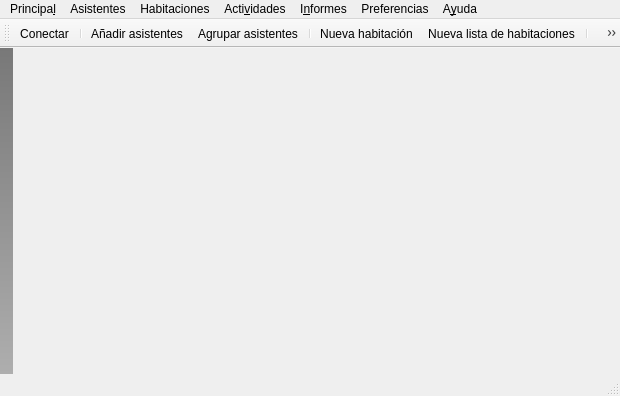
<?xml version="1.0" encoding="UTF-8"?>
<ui version="4.0">
 <class>MainWindow</class>
 <widget class="QMainWindow" name="MainWindow">
  <property name="geometry">
   <rect>
    <x>0</x>
    <y>0</y>
    <width>620</width>
    <height>396</height>
   </rect>
  </property>
  <property name="windowTitle">
   <string>MyAcolite</string>
  </property>
  <property name="windowIcon">
   <iconset resource="myResources.qrc">
    <normaloff>:/iconos/MyAcolito/iconoApp</normaloff>:/iconos/MyAcolito/iconoApp</iconset>
  </property>
  <widget class="QWidget" name="centralWidget">
   <layout class="QVBoxLayout" name="verticalLayout">
    <item>
     <widget class="SlidingStackedWidget" name="stackedWidget"/>
    </item>
   </layout>
  </widget>
  <widget class="QMenuBar" name="menuBar">
   <property name="geometry">
    <rect>
     <x>0</x>
     <y>0</y>
     <width>620</width>
     <height>28</height>
    </rect>
   </property>
   <widget class="QMenu" name="menuPrincipal">
    <property name="title">
     <string>Principa&amp;l</string>
    </property>
    <addaction name="actionConectar"/>
    <addaction name="separator"/>
    <addaction name="actionSalir"/>
   </widget>
   <widget class="QMenu" name="menuPreferencias">
    <property name="title">
     <string>Preferencias</string>
    </property>
    <addaction name="actionOpciones"/>
   </widget>
   <widget class="QMenu" name="menuAsistentes">
    <property name="title">
     <string>Asistentes</string>
    </property>
    <addaction name="actionA_adir_asistentes"/>
    <addaction name="actionAgrupar_asistentes"/>
    <addaction name="separator"/>
    <addaction name="actionCategorias_de_asistentes"/>
   </widget>
   <widget class="QMenu" name="menuHabitaciones">
    <property name="title">
     <string>Habitaciones</string>
    </property>
    <addaction name="actionNueva_habitaci_n"/>
    <addaction name="actionNueva_lista_de_habitaciones"/>
    <addaction name="separator"/>
    <addaction name="actionTipos_de_habitaciones"/>
   </widget>
   <widget class="QMenu" name="menuActividades">
    <property name="title">
     <string>Acti&amp;vidades</string>
    </property>
    <addaction name="actionNueva_actividad"/>
    <addaction name="actionImprimir_actividades_por_dias"/>
    <addaction name="separator"/>
    <addaction name="actionTipos_de_actividad"/>
    <addaction name="actionLocalizaciones"/>
    <addaction name="separator"/>
    <addaction name="actionProcesar_carpeta_de_actividades"/>
   </widget>
   <widget class="QMenu" name="menuInformes">
    <property name="title">
     <string>I&amp;nformes</string>
    </property>
    <widget class="QMenu" name="menuActividades_2">
     <property name="title">
      <string>A&amp;ctividades</string>
     </property>
     <addaction name="actionInforme_actividades_por_dias"/>
     <addaction name="actionResumen_por_categor_as"/>
     <addaction name="actionResumen_por_lugares"/>
    </widget>
    <widget class="QMenu" name="menuAsistentes_2">
     <property name="title">
      <string>&amp;Asistentes</string>
     </property>
     <addaction name="actionAsistentes_por_categorias"/>
    </widget>
    <addaction name="menuAsistentes_2"/>
    <addaction name="menuActividades_2"/>
   </widget>
   <widget class="QMenu" name="menuAyuda">
    <property name="title">
     <string>A&amp;yuda</string>
    </property>
    <addaction name="actionAcerca_de_Qt"/>
   </widget>
   <addaction name="menuPrincipal"/>
   <addaction name="menuAsistentes"/>
   <addaction name="menuHabitaciones"/>
   <addaction name="menuActividades"/>
   <addaction name="menuInformes"/>
   <addaction name="menuPreferencias"/>
   <addaction name="menuAyuda"/>
  </widget>
  <widget class="QToolBar" name="mainToolBar">
   <attribute name="toolBarArea">
    <enum>TopToolBarArea</enum>
   </attribute>
   <attribute name="toolBarBreak">
    <bool>false</bool>
   </attribute>
   <addaction name="actionConectar"/>
   <addaction name="separator"/>
   <addaction name="actionA_adir_asistentes"/>
   <addaction name="actionAgrupar_asistentes"/>
   <addaction name="separator"/>
   <addaction name="actionNueva_habitaci_n"/>
   <addaction name="actionNueva_lista_de_habitaciones"/>
   <addaction name="separator"/>
   <addaction name="actionNueva_actividad"/>
   <addaction name="separator"/>
   <addaction name="actionMensajes"/>
  </widget>
  <widget class="QStatusBar" name="statusBar"/>
  <widget class="QToolBar" name="acolitoToolBar">
   <property name="windowTitle">
    <string>toolBar</string>
   </property>
   <property name="styleSheet">
    <string notr="true">QToolBar
{
	background-color: qlineargradient(spread:pad, x1:0, y1:0, x2:0, y2:1, stop:0 rgba(120, 120, 120, 255), stop:1 rgba(174, 174, 174, 255));

 border-color: qlineargradient(spread:pad, x1:0, y1:0, x2:0, y2:1, stop:0 rgba(120, 120, 120, 255), stop:1 rgba(174, 174, 174, 255));
}</string>
   </property>
   <property name="movable">
    <bool>false</bool>
   </property>
   <property name="iconSize">
    <size>
     <width>48</width>
     <height>48</height>
    </size>
   </property>
   <property name="toolButtonStyle">
    <enum>Qt::ToolButtonTextUnderIcon</enum>
   </property>
   <attribute name="toolBarArea">
    <enum>LeftToolBarArea</enum>
   </attribute>
   <attribute name="toolBarBreak">
    <bool>false</bool>
   </attribute>
  </widget>
  <action name="actionConectar">
   <property name="checkable">
    <bool>true</bool>
   </property>
   <property name="icon">
    <iconset resource="myResources.qrc">
     <normaloff>:/iconos/MyAcolito/iconos/network-disconnect.png</normaloff>
     <activeon>:/iconos/MyAcolito/iconos/network-connect.png</activeon>:/iconos/MyAcolito/iconos/network-disconnect.png</iconset>
   </property>
   <property name="text">
    <string>&amp;Conectar</string>
   </property>
  </action>
  <action name="actionOpciones">
   <property name="text">
    <string>&amp;Preferencias</string>
   </property>
  </action>
  <action name="actionSalir">
   <property name="icon">
    <iconset resource="myResources.qrc">
     <normaloff>:/iconos/MyAcolito/iconoSalir</normaloff>:/iconos/MyAcolito/iconoSalir</iconset>
   </property>
   <property name="text">
    <string>&amp;Salir</string>
   </property>
   <property name="shortcut">
    <string>Ctrl+X</string>
   </property>
  </action>
  <action name="actionAccion1">
   <property name="checkable">
    <bool>true</bool>
   </property>
   <property name="icon">
    <iconset resource="../Acolitos/acolitoRC.qrc">
     <normaloff>:/acolitos/iconos/asistentes</normaloff>:/acolitos/iconos/asistentes</iconset>
   </property>
   <property name="text">
    <string>Asistentes</string>
   </property>
   <property name="toolTip">
    <string>Vista de asistentes</string>
   </property>
  </action>
  <action name="actionAccion2">
   <property name="checkable">
    <bool>true</bool>
   </property>
   <property name="icon">
    <iconset resource="../Acolitos/acolitoRC.qrc">
     <normaloff>:/acolitos/iconos/habitacion</normaloff>:/acolitos/iconos/habitacion</iconset>
   </property>
   <property name="text">
    <string>Habitaciones</string>
   </property>
   <property name="toolTip">
    <string>Vista de habitaciones y alojamiento</string>
   </property>
  </action>
  <action name="actionA_adir_asistentes">
   <property name="icon">
    <iconset resource="../Acolitos/acolitoRC.qrc">
     <normaloff>:/acolitos/iconos/addAsistentes</normaloff>:/acolitos/iconos/addAsistentes</iconset>
   </property>
   <property name="text">
    <string>&amp;Añadir asistentes</string>
   </property>
  </action>
  <action name="actionAgrupar_asistentes">
   <property name="icon">
    <iconset resource="../Acolitos/acolitoRC.qrc">
     <normaloff>:/acolitos/iconos/grupos</normaloff>:/acolitos/iconos/grupos</iconset>
   </property>
   <property name="text">
    <string>A&amp;grupar asistentes</string>
   </property>
  </action>
  <action name="actionNueva_habitaci_n">
   <property name="icon">
    <iconset resource="../Acolitos/acolitoRC.qrc">
     <normaloff>:/acolitos/iconos/nuevaHabitacion</normaloff>:/acolitos/iconos/nuevaHabitacion</iconset>
   </property>
   <property name="text">
    <string>&amp;Nueva habitación</string>
   </property>
   <property name="toolTip">
    <string>Pulsa para crear una nueva habitacion</string>
   </property>
  </action>
  <action name="actionNueva_lista_de_habitaciones">
   <property name="icon">
    <iconset resource="../Acolitos/acolitoRC.qrc">
     <normaloff>:/acolitos/iconos/listaHabitaciones</normaloff>:/acolitos/iconos/listaHabitaciones</iconset>
   </property>
   <property name="text">
    <string>Nueva &amp;lista de habitaciones</string>
   </property>
   <property name="toolTip">
    <string>Pulsa para añadir una lista de habitaciones</string>
   </property>
  </action>
  <action name="actionCategorias_de_asistentes">
   <property name="text">
    <string>&amp;Categorías de asistentes</string>
   </property>
   <property name="toolTip">
    <string>Editar, borrar y añadir nuevas categorías de asistentes</string>
   </property>
  </action>
  <action name="actionTipos_de_habitaciones">
   <property name="text">
    <string>&amp;Tipos de habitaciones</string>
   </property>
  </action>
  <action name="actionAccion3">
   <property name="checkable">
    <bool>true</bool>
   </property>
   <property name="icon">
    <iconset resource="myResources.qrc">
     <normaloff>:/iconos/MyAcolito/iconoApp</normaloff>:/iconos/MyAcolito/iconoApp</iconset>
   </property>
   <property name="text">
    <string>Actividades</string>
   </property>
   <property name="toolTip">
    <string>Vista de actividades</string>
   </property>
  </action>
  <action name="actionTipos_de_actividad">
   <property name="text">
    <string>&amp;Tipos de actividades</string>
   </property>
  </action>
  <action name="actionLocalizaciones">
   <property name="text">
    <string>&amp;Localizaciones</string>
   </property>
  </action>
  <action name="actionProcesar_carpeta_de_actividades">
   <property name="text">
    <string>&amp;Procesar carpeta de actividades</string>
   </property>
  </action>
  <action name="actionNueva_actividad">
   <property name="icon">
    <iconset resource="myResources.qrc">
     <normaloff>:/iconos/MyAcolito/iconoApp</normaloff>:/iconos/MyAcolito/iconoApp</iconset>
   </property>
   <property name="text">
    <string>&amp;Nueva actividad</string>
   </property>
  </action>
  <action name="actionImprimir_actividades_por_dias">
   <property name="icon">
    <iconset resource="../Acolitos/acolitoRC.qrc">
     <normaloff>:/acolitos/iconos/imprimir</normaloff>:/acolitos/iconos/imprimir</iconset>
   </property>
   <property name="text">
    <string>&amp;Imprimir actividades del día</string>
   </property>
  </action>
  <action name="actionPrueba_de_impresion">
   <property name="text">
    <string>Prueba de impresion</string>
   </property>
  </action>
  <action name="actionInforme_actividades_por_dias">
   <property name="text">
    <string>&amp;Resumen por días</string>
   </property>
  </action>
  <action name="actionResumen_por_categor_as">
   <property name="text">
    <string>Resumen &amp;por tipos de actividades</string>
   </property>
  </action>
  <action name="actionResumen_por_lugares">
   <property name="text">
    <string>Resumen por &amp;localizaciones</string>
   </property>
  </action>
  <action name="actionAsistentes_por_categorias">
   <property name="text">
    <string>&amp;Asistentes por categorías</string>
   </property>
  </action>
  <action name="actionAcerca_de_Qt">
   <property name="text">
    <string>&amp;Acerca de Qt</string>
   </property>
  </action>
  <action name="actionMensajes">
   <property name="icon">
    <iconset resource="myResources.qrc">
     <normaloff>:/iconos/MyAcolito/mensajes</normaloff>:/iconos/MyAcolito/mensajes</iconset>
   </property>
   <property name="text">
    <string>Mensajes</string>
   </property>
   <property name="toolTip">
    <string>Diálogo de mensajes</string>
   </property>
  </action>
 </widget>
 <layoutdefault spacing="6" margin="11"/>
 <customwidgets>
  <customwidget>
   <class>SlidingStackedWidget</class>
   <extends>QStackedWidget</extends>
   <header>../Componentes/slidingstackedwidget.h</header>
   <container>1</container>
  </customwidget>
 </customwidgets>
 <resources>
  <include location="../Acolitos/acolitoRC.qrc"/>
  <include location="myResources.qrc"/>
  <include location="myResources.qrc"/>
 </resources>
 <connections>
  <connection>
   <sender>actionSalir</sender>
   <signal>triggered()</signal>
   <receiver>MainWindow</receiver>
   <slot>close()</slot>
   <hints>
    <hint type="sourcelabel">
     <x>-1</x>
     <y>-1</y>
    </hint>
    <hint type="destinationlabel">
     <x>199</x>
     <y>149</y>
    </hint>
   </hints>
  </connection>
 </connections>
</ui>
